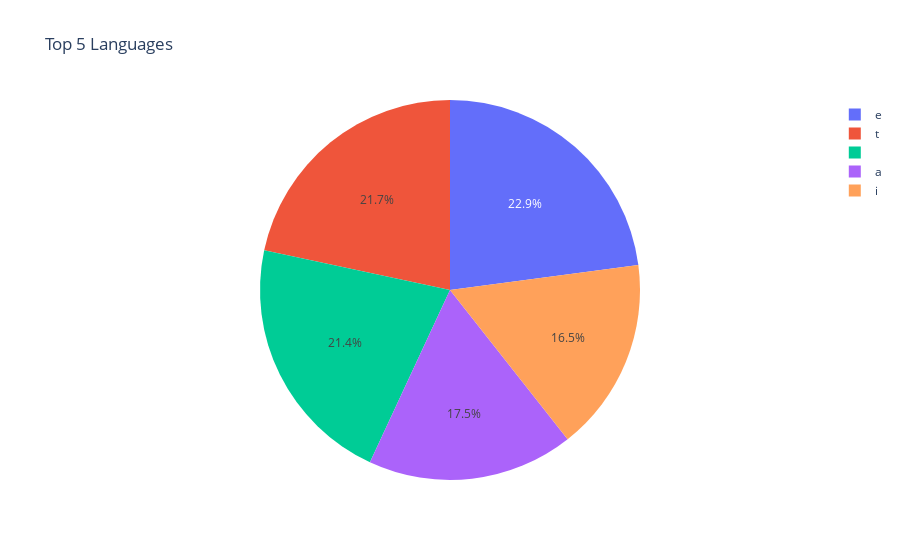

The notebook cell saved with this chart:
### Code cell
#wrong
# countries_list2 = []
# languages_list=[]
# Frequency_list=[]
# # Extract country names from 'production_countries' column
# for row in combined_df['production_countries']:
#     countries = ast.literal_eval(row)
#     for country in countries:
#         countries_list2.append(country['name'])
# # print(countries_list2)
# countries_list3 = Counter([g for l in countries_list2 for g in l])
# # print(countries_list3.values())
# for languages,Freq in countries_list3.items():
#     languages_list.append(languages)
#     Frequency_list.append(Freq)
# lll=pd.DataFrame({
#     'L':languages_list,
#     'F':Frequency_list
# })
# kkkk=lll.sort_values('F',ascending=False).head()
# kkkk
# px.pie(kkkk, values='F', names='L', title='Top 5 Languages')

### Figure 1 — Plotly figure (JSON) as saved in the notebook; plotly's stock layout.template omitted (floating-point values rounded to 4 significant figures)
{"data": [{"domain": {"x": [0, 1], "y": [0, 1]}, "hovertemplate": "L=%{label}<br>F=%{value}<extra></extra>", "labels": ["e", "t", " ", "a", "i"], "legendgroup": "", "name": "", "showlegend": true, "type": "pie", "values": [13569, 12830, 12690, 10396, 9759]}], "layout": {"legend": {"tracegroupgap": 0}, "title": {"text": "Top 5 Languages"}}}
